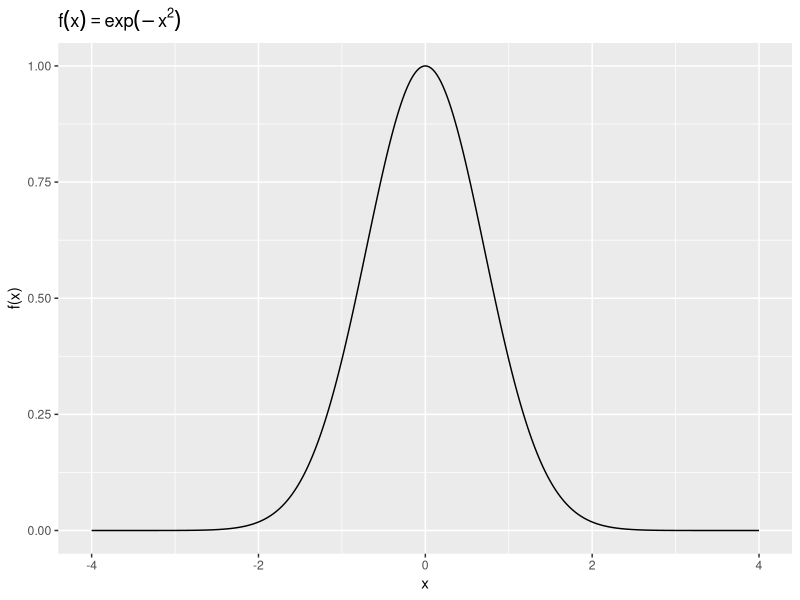
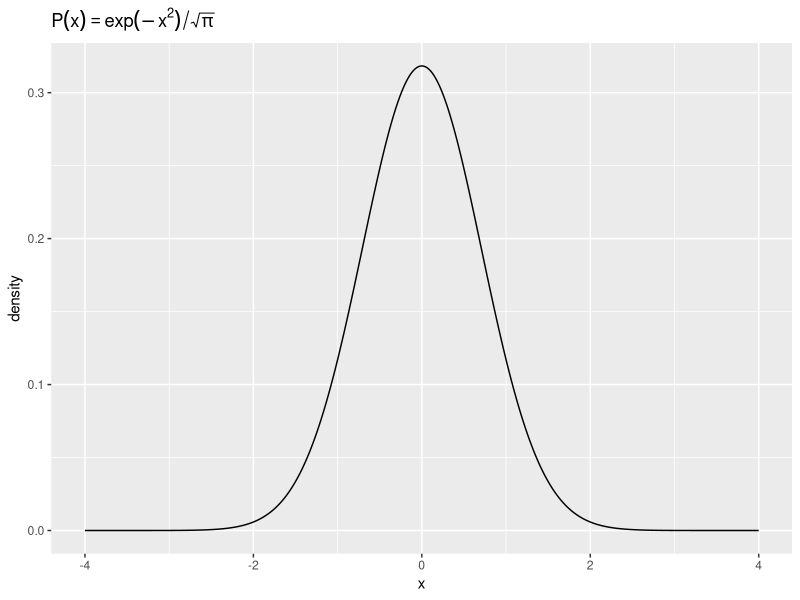
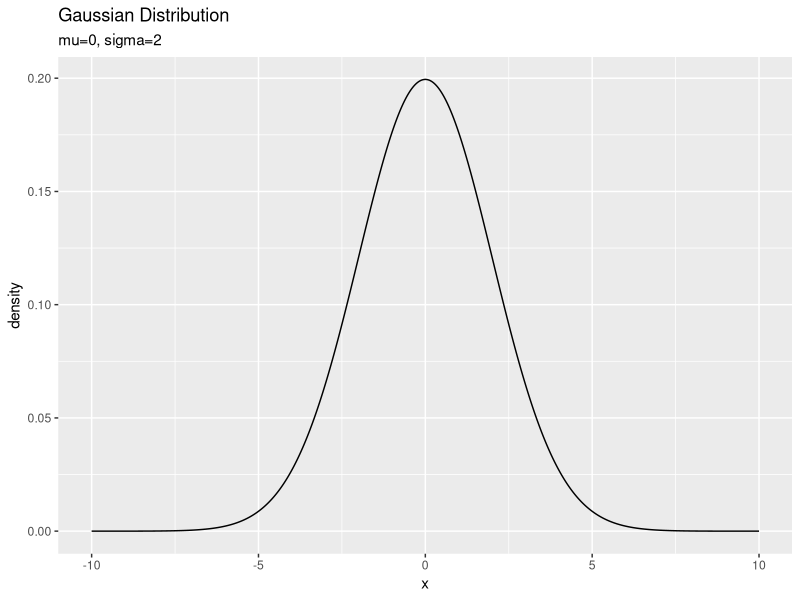

Recreate these plots in R, in order. (Note: this script raises an error after producing the figures.)

# Chapter 2 そもそもモンテカルロ法とは -------------------------------------------------

# 2.1 そもそも乱数とは ------------------------------------------------------------

# 利用パッケージ
library(tidyverse)
library(gganimate)

# 2.1.2 ガウス乱数(正規乱数) -------------------------------------------------------

### 図2.1 ガウス関数

# 作図用のデータフレームを作成
gaussian_function_df <- tibble(
  x = seq(-4, 4, 0.01), 
  f_x = exp(-x^2)
)

# 作図
ggplot(gaussian_function_df, aes(x = x, y = f_x)) + 
  geom_line() + 
  labs(title = expression(f(x) == exp(-x^2)), 
       y = "f(x)", x = "x")


### ガウス分布:(平均0,標準偏差1/√2)

# 作図用のデータフレームを作成
gaussian_distribution_df <- tibble(
  x = seq(-4, 4, 0.01), 
  P_x = exp(-x^2) / pi
)

# 作図
ggplot(gaussian_distribution_df, aes(x = x, y = P_x)) + 
  geom_line() + 
  labs(title = expression(P(x) == exp(-x^2) / sqrt(pi)), 
       y = "density", x = "x")


### 図2.2 ガウス分布:(平均mu,標準偏差sigma)

# パラメータを指定
mu <- 0
sigma <- 2

# 作図用のデータフレームを作成
gaussian_distribution_df <- tibble(
  x = seq(-10, 10, 0.01), 
  C_N = sqrt(2 * pi) * sigma, # 規格化係数
  P_x = exp(-(x - mu)^2 / (2 * sigma^2)) / C_N, 
  #P_x = dnorm(x = x, mean = mu, sd = sigma)
)

# 作図
ggplot(gaussian_distribution_df, aes(x = x, y = P_x)) + 
  geom_line() + 
  labs(title = "Gaussian Distribution", 
       subtitle = paste0("mu=", mu, ", sigma=", sigma),
       y = "density", x = "x")


### 図2.3 中心極限定理

# 誤差の種類を指定
K <- 100

# 作図用のデータフレームを作成
gaussian_distribution_df <- tibble(
  x = seq(-1.5, 1.5, 0.01), 
  density = dnorm(x = x, mean = 0, sd = 1)
)

# 誤差を生成
sum_error <- 0 # 変数を初期化
for(k in 1:K) {
  # 一様乱数を生成
  k_error <- runif(n = 1000000, min = -0.5, max = 0.5)
  
  # 誤差を加算
  sum_error <- sum_error + k_error
}

# 作図用のデータフレームを作成
error_df = tibble(
  error = sum_error
)

# for()無しver
error_df <- (runif(n = 1000000 * K, min = -0.5, max = 0.5)) %>% 
  matrix(ncol = K) %>% 
  rowSums() %>% 
  tibble(error = .)

# ヒストグラムを作成
ggplot(error_df, aes(x = error / sqrt(K))) + 
  geom_histogram(binwidth = 0.1) + 
  labs(subtitle = (paste0("K=", K)), 
       x = expression(x / K^0.5))


### アニメーション

# 誤差の種類を指定
K <- 100

# 作図用のデータフレームを作成
error_animation_df <- tibble() # 変数を初期化
for(k in 1:K) {
  # k種類の誤差を加算
  tmp_df <- (runif(n = 10000 * k, min = -0.5, max = 0.5) / sqrt(k)) %>% 
    matrix(ncol = k) %>% 
    rowSums() %>% 
    tibble(
      error = ., 
      k = as.factor(k)
    )
  
  # 計算結果を結合
  error_animation_df <- rbind(error_animation_df, tmp_df)
}

# 作図
error_animation <- ggplot(error_animation_df, aes(x = error)) + 
  geom_histogram(binwidth = 0.1) + 
  gganimate::transition_manual(k) + # フレーム
  labs(subtitle = "K={current_frame}")

# gif画像を作成
gganimate::animate(error_animation, nframes = K, fps = 5)


# 2.2 一様乱数を用いた積分 ----------------------------------------------------------

# 2.2.1 一様乱数を用いた円周率の計算 ----------------------------------------------------

### 図2.4

# 扇形のラインのデータフレームを作成
circle_df <- tibble(
  x = seq(0, 1, 0.01), 
  y = sqrt(1 - x^2)
)

# 扇形のラインを作図
ggplot(circle_df, aes(x = x, y = y)) + 
  geom_line(size = 1) + 
  coord_fixed() + # 縦横比を固定
  labs(title = expression(x^2 + y^2 == 1))


# 繰り返し回数(K)を指定
K <- 1000

# 変数を初期化
n_in <- 0
sample_x <- 0
sample_y <- 0

# Main loop
for(i in 1:K) {
  # 乱数を生成
  x <- runif(n = 1, min = 0, max = 1)
  y <- runif(n = 1, min = 0, max = 1)
  
  # サンプルを記録
  sample_x <- c(sample_x, x)
  sample_y <- c(sample_y, y)
  
  # 扇形内のサンプルをカウント
  if(x^2 + y^2 < 1) { # 乱数が扇の中のとき
    n_in <- n_in + 1
  }
  
  # 途中経過を表示
  print(paste0("iteration: ", i, ", rate: ", round(n_in / i, 2)))
}

# 乱数をデータフレームに格納
sample_df <- tibble(
  x = sample_x, 
  y = sample_y, 
  label = dplyr::if_else(
    x^2 + y^2 < 1, true = "in", false = "out"
  )
)

# 結果を作図
ggplot() + 
  geom_line(data = circle_df, aes(x = x, y = y), size = 1) + # 扇形のライン
  geom_point(data = sample_df, aes(x = x, y = y, color = label)) + # 乱数の散布図
  coord_fixed() + # 縦横比を固定
  labs(title = expression(x^2 + y^2 < 1), 
       subtitle = paste0("K=", K, ", N_in=", n_in))


### 図2.5

# シミュレーション回数を指定
n_simu <- 100

# シミュレーション
res_df <- tibble() # 変数を初期化
for(s in 1:n_simu) {
  # Main loopの処理
  tmp_df <- tibble(
    x = runif(n = K, min = 0, max = 1), 
    y = runif(n = K, min = 0, max = 1), 
    label = dplyr::if_else(
      x^2 + y^2 < 1, true = TRUE, false = FALSE
    ), # 扇形の中か判定
    k = 1:K, # 繰り返し回数
    simulation = as.factor(s) # 何回目のシミュレーションか
  ) %>% 
    dplyr::mutate(n_in = cumsum(label) / k) # in率を計算
  
  # 結果を結合
  res_df <- rbind(res_df, tmp_df)
  
  # 途中経過を表示
  print(paste0(
    "simulation: ", s, ", rate: ", round(tmp_df[["label"]][K], 2)
  ))
}

# 結果を作図
ggplot(res_df, aes(x = k, y = n_in, color = simulation)) + 
  geom_line(alpha = 0.5) + # in率(面積)の推移
  geom_hline(aes(yintercept = pi / 4), linetype = "dashed") + # 真の面積
  theme(legend.position = "none") + # 凡例
  labs(subtitle = paste0("simulation: ", n_simu), 
       y = "")


# 2.2.2 一様乱数を用いたt定積分 ----------------------------------------------------

### 図2.6

# 定数を指定
a <- 0
b <- 1

# シミュレーション回数を指定
n_simu <- 100

# シミュレーション
res_df <- tibble() # 初期化
for(s in 1:n_simu) {
  # Main loopの処理
  tmp_df <- tibble(
    x = runif(n = K, min = a, max = b), # 乱数を生成
    y = sqrt(1 - x^2), 
    k = 1:K, # 繰り返し回数
    simulation = as.factor(s) # 何回目のシミュレーションか
  ) %>% 
    dplyr::mutate(E_f_x = cumsum(y) / k) # 関数の平均を計算
  
  # 結果を結合
  res_df <- rbind(res_df, tmp_df)
  
  # 途中経過を表示
  print(paste0(
    "simulation: ", s, ", rate: ", round(tmp_df[["E_f_x"]][K], 2)
  ))
}

# 結果を作図
ggplot(res_df, aes(x = k, y = E_f_x, color = simulation)) + 
  geom_line(alpha = 0.5) + # in率(面積)の推移
  geom_hline(aes(yintercept = pi / 4), linetype = "dashed") + # 真の面積
  theme(legend.position = "none") + # 凡例
  labs(title = expression(sum(sqrt(1 - x[(k)]^2), k==1, K) / k), 
       subtitle = paste0("simulation: ", n_simu), 
       y = "E[f(x)]")


# 2.2.3 ガウス積分 -------------------------------------------------------------

# 積分範囲を指定
a = 10000

# 扇形のラインのデータフレームを作成
gaussian_distribution_df <- tibble(
  x = seq(-a, a, 0.01), 
  P_x = exp(-x^2 / 2) / sqrt(2 * pi) # 確率密度
)

# 扇形のラインを作図
ggplot(gaussian_distribution_df, aes(x = x, y = P_x)) + 
  geom_line() + 
  labs(title = expression(x^2 + y^2 == 1))


### 図2.7？

# シミュレーション回数を指定
n_simu <- 100

# シミュレーション
res_df <- tibble() # 初期化
for(s in 1:n_simu) {
  # Main loopの処理
  tmp_df <- tibble(
    x = runif(n = K, min = -a, max = a), 
    P_x = x * exp(-(x)^2 / 2) / sqrt(2 * pi), 
    k = 1:K, 
    simulation = as.factor(s)
  ) %>% 
    dplyr::mutate(E_P_x = cumsum(P_x) / k)
  
  # 結果を結合
  res_df <- rbind(res_df, tmp_df)
  
  # 途中経過を表示
  print(paste0(
    "simulation: ", s, ", rate: ", round(tmp_df[["E_P_x"]][K], 2)
  ))
}

# 結果を作図
ggplot(res_df, aes(x = k, y = E_P_x, color = simulation)) + 
  geom_line(alpha = 0.5) + 
  theme(legend.position = "none") + # 凡例
  labs(y = "E[P(x)]")
